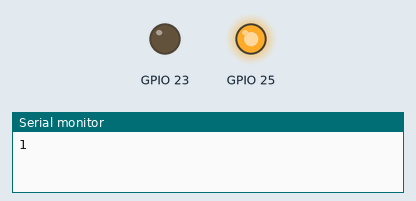
A sketch run on a simulated ESP32. Parts: output pins drawn as LEDs (lit = HIGH), the last lines printed to the serial monitor.

Above: at 0.3 s.
At 3.6 s:
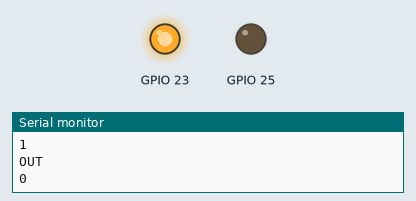
Timing chart, 0 to 6.0 s (numbered marks = the images above):
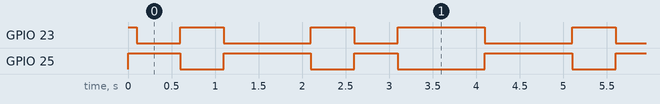

The sketch:

byteCheck.ino
```cpp
int data[9] = {1,0,1,1,0,1,0,0,1};

void setup(){
  pinMode(23, OUTPUT);
  pinMode(25, OUTPUT);
  Serial.begin(9600);
  digitalWrite(23,1);
  digitalWrite(25,1);
  delay(100);
}

void loop(){
  for(int i=0; i<9; i++){
  if(data[i] > 0){
    Serial.write("1\n");
      digitalWrite(23,LOW);
      digitalWrite(25,HIGH);
    }else{
      Serial.write("0\n");
      digitalWrite(25,LOW);
      digitalWrite(23,HIGH);
    }
  delay(500);
  Serial.write("OUT\n");
    }
  }
```

Measured:
- by itself, GPIO 23: repeats every 4.5 s: HIGH 0.50 s, LOW 1.0 s, HIGH 0.50 s, LOW 0.50 s, HIGH 1.0 s, LOW 1.0 s
- by itself, GPIO 25: repeats every 4.5 s: HIGH 1.0 s, LOW 0.50 s, HIGH 0.50 s, LOW 1.0 s, HIGH 1.0 s, LOW 0.50 s
- by itself, everything shown: repeats every 4.5 s, in 6 steps
